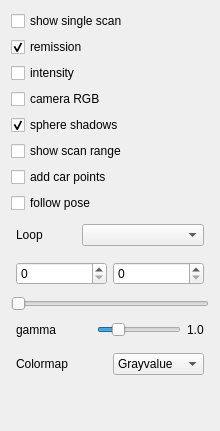
        <widget class="QWidget" name="tab_3">
         <attribute name="title">
          <string>Visuals</string>
         </attribute>
         <layout class="QVBoxLayout" name="verticalLayout_7">
          <item>
           <widget class="QCheckBox" name="chkShowSingleScan">
            <property name="text">
             <string>show single scan</string>
            </property>
           </widget>
          </item>
          <item>
           <widget class="QCheckBox" name="chkShowRemission">
            <property name="text">
             <string>remission</string>
            </property>
            <property name="checked">
             <bool>true</bool>
            </property>
           </widget>
          </item>
          <item>
           <widget class="QCheckBox" name="chkShowIntensity">
            <property name="text">
             <string>intensity</string>
            </property>
           </widget>
          </item>
          <item>
           <widget class="QCheckBox" name="chkShowCameraRgb">
            <property name="text">
             <string>camera RGB</string>
            </property>
           </widget>
          </item>
          <item>
           <widget class="QCheckBox" name="chkShadePointSpheres">
            <property name="text">
             <string>sphere shadows</string>
            </property>
            <property name="checked">
             <bool>true</bool>
            </property>
           </widget>
          </item>
          <item>
           <widget class="QCheckBox" name="chkShowScanRange">
            <property name="text">
             <string>show scan range</string>
            </property>
           </widget>
          </item>
          <item>
           <widget class="QCheckBox" name="chkAddCarPoints">
            <property name="text">
             <string>add car points</string>
            </property>
            <property name="checked">
             <bool>false</bool>
            </property>
           </widget>
          </item>
          <item>
           <widget class="QCheckBox" name="chkFollowPose">
            <property name="text">
             <string>follow pose</string>
            </property>
           </widget>
          </item>
          <item>
           <layout class="QHBoxLayout" name="horizontalLayout_7">
            <property name="leftMargin">
             <number>5</number>
            </property>
            <property name="topMargin">
             <number>5</number>
            </property>
            <property name="rightMargin">
             <number>5</number>
            </property>
            <property name="bottomMargin">
             <number>5</number>
            </property>
            <item>
             <widget class="QLabel" name="label_2">
              <property name="minimumSize">
               <size>
                <width>60</width>
                <height>0</height>
               </size>
              </property>
              <property name="text">
               <string>Loop</string>
              </property>
             </widget>
            </item>
            <item>
             <widget class="QComboBox" name="cmbLoops">
              <property name="sizePolicy">
               <sizepolicy hsizetype="MinimumExpanding" vsizetype="Fixed">
                <horstretch>0</horstretch>
                <verstretch>0</verstretch>
               </sizepolicy>
              </property>
             </widget>
            </item>
           </layout>
          </item>
          <item>
           <layout class="QHBoxLayout" name="horizontalLayout_19">
            <property name="leftMargin">
             <number>5</number>
            </property>
            <property name="topMargin">
             <number>5</number>
            </property>
            <property name="rightMargin">
             <number>5</number>
            </property>
            <property name="bottomMargin">
             <number>5</number>
            </property>
            <item>
             <widget class="QSpinBox" name="spinRangeBegin">
              <property name="maximum">
               <number>1000</number>
              </property>
             </widget>
            </item>
            <item>
             <widget class="QSpinBox" name="spinRangeEnd">
              <property name="maximum">
               <number>1000</number>
              </property>
             </widget>
            </item>
           </layout>
          </item>
          <item>
           <widget class="QSlider" name="horizontalSlider">
            <property name="orientation">
             <enum>Qt::Horizontal</enum>
            </property>
           </widget>
          </item>
          <item>
           <layout class="QHBoxLayout" name="horizontalLayout_2">
            <property name="leftMargin">
             <number>5</number>
            </property>
            <property name="topMargin">
             <number>5</number>
            </property>
            <property name="rightMargin">
             <number>5</number>
            </property>
            <property name="bottomMargin">
             <number>5</number>
            </property>
            <item>
             <widget class="QLabel" name="label">
              <property name="minimumSize">
               <size>
                <width>75</width>
                <height>0</height>
               </size>
              </property>
              <property name="text">
               <string>gamma</string>
              </property>
             </widget>
            </item>
            <item>
             <widget class="QSlider" name="sldGamma">
              <property name="maximum">
               <number>50</number>
              </property>
              <property name="pageStep">
               <number>10</number>
              </property>
              <property name="value">
               <number>10</number>
              </property>
              <property name="orientation">
               <enum>Qt::Horizontal</enum>
              </property>
             </widget>
            </item>
            <item>
             <widget class="QLabel" name="lblGammaValue">
              <property name="text">
               <string>1.0</string>
              </property>
             </widget>
            </item>
           </layout>
          </item>
          <item>
           <layout class="QHBoxLayout" name="horizontalLayout_3">
            <property name="leftMargin">
             <number>5</number>
            </property>
            <property name="topMargin">
             <number>5</number>
            </property>
            <property name="rightMargin">
             <number>5</number>
            </property>
            <property name="bottomMargin">
             <number>5</number>
            </property>
            <item>
             <widget class="QLabel" name="label_3">
              <property name="minimumSize">
               <size>
                <width>75</width>
                <height>0</height>
               </size>
              </property>
              <property name="text">
               <string>Colormap</string>
              </property>
             </widget>
            </item>
            <item>
             <widget class="QComboBox" name="cmbColormap">
              <property name="minimumSize">
               <size>
                <width>0</width>
                <height>0</height>
               </size>
              </property>
              <item>
               <property name="text">
                <string>Grayvalue</string>
               </property>
              </item>
              <item>
               <property name="text">
                <string>Magma</string>
               </property>
              </item>
              <item>
               <property name="text">
                <string>Viridis</string>
               </property>
              </item>
              <item>
               <property name="text">
                <string>jet</string>
               </property>
              </item>
             </widget>
            </item>
           </layout>
          </item>
          <item>
           <spacer name="verticalSpacer_4">
            <property name="orientation">
             <enum>Qt::Vertical</enum>
            </property>
            <property name="sizeHint" stdset="0">
             <size>
              <width>20</width>
              <height>40</height>
             </size>
            </property>
           </spacer>
          </item>
         </layout>
        </widget>
